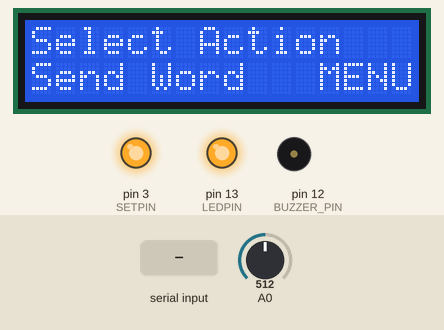
Recording of a sketch running on a simulated Arduino Uno, built with avr-gcc and run on an emulated ATmega328P. Parts: 16×2 character LCD, output pins drawn as LEDs (lit = HIGH), buzzer (waves = sounding). The inputs (shaded band) are chosen by the test bench; at power-on: A0 = 512. What the sketch prints to the serial monitor is not drawn.

Above: at 2.2 s.
2.3 s: A0 set to 592
3.8 s: A0 set to 607
At 6.4 s:
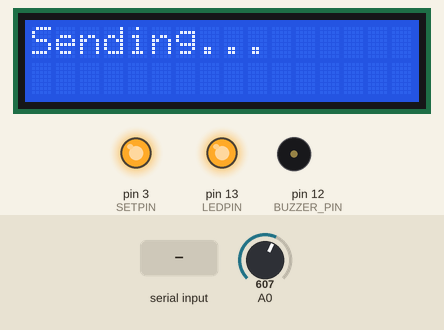
6.5 s: "A" received over the second serial link
At 9.4 s:
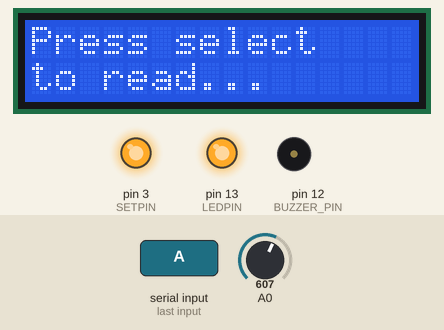
9.5 s: "A" received over the second serial link
At 11.4 s:
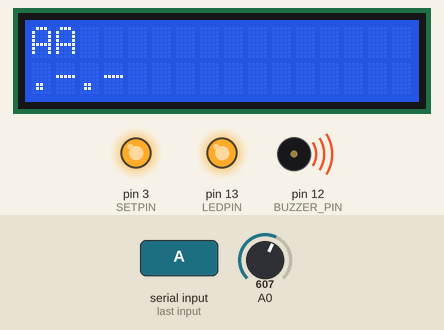
12.5 s: "." received over the second serial link
At 15.42 s:
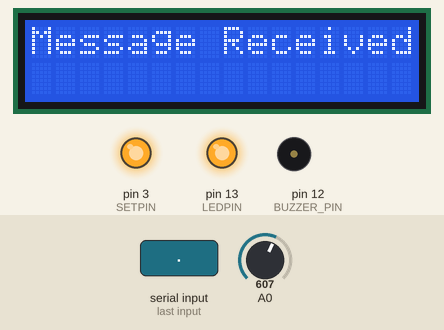
15.5 s: "A" received over the second serial link
At 17.1 s:
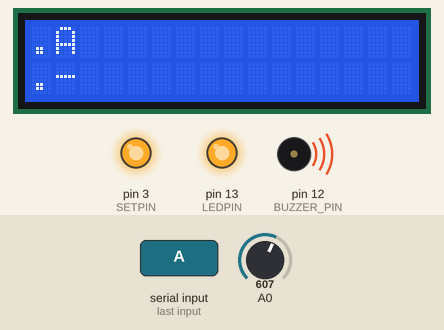
Timing chart, 0 to 19.5 s (numbered marks = the images above; inputs shaded):
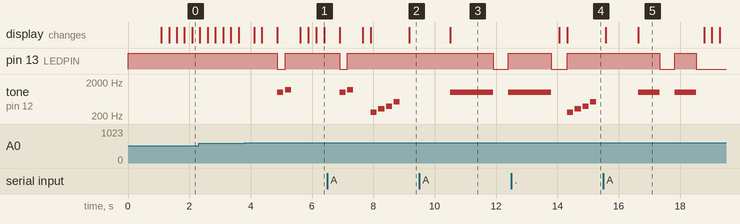

Measured:
- the behaviour switches between 599 and 600 on A0 (found by bisection; images 0 and 1)
- after the input at 3.8 s, pin 13 (LEDPIN): HIGH → LOW after 1.1 s, → HIGH 0.25 s later; tone on pin 12 (BUZZER_PIN): silent → 1000 Hz after 1.1 s, → silent 0.20 s later, → 1200 Hz 0.05 s later, → silent 0.20 s later; the display: first changes after 0.31 s (image 1 shows a later state)
- after the input at 6.5 s, pin 13 (LEDPIN): goes on until 7.2 s, then stays HIGH; the display: first differs from a run without the input after 1.4 s (image 2 shows a later state)
- after the input at 9.5 s, the display: changes after 1.0 s (image 3)
- after the input at 12.5 s, the display: first differs from a run without the input after 1.8 s (image 4)
- after the input at 15.5 s, the display: first differs from a run without the input after 1.1 s (image 5)

The sketch:

178_Final_Project.ino
```cpp
/*******************************************************
178_Final_Project.ino

PROJECT ENIGMA MAIN CODE FILE
********************************************************/

// Include headerfiles
#include "board_setup.h"

// Setup Hardware Components
void setup() {
    // Setup serial momitor and hc12 module
    Serial.begin(9600);
    hc12.begin(9600);

    // Setup lights
    pinMode(SETPIN, OUTPUT);
    pinMode(LEDPIN, OUTPUT);
    digitalWrite(SETPIN, HIGH);
    pinMode(LED_BUILTIN, OUTPUT);
    digitalWrite(LED_BUILTIN, HIGH);

    // Test Serial output and empty hc12 buffer
    Serial.println("print test");
    Serial.flush();

    // Initialize LCD Screen
    lcd->begin(16, 2);
    lcd->clear();
    lcd->setCursor(0, 0);
    lcd->print("Loading...");
    delay(1000);
}

// Main Code Loop
void loop() {
    // Initialize arrays and data structures
    char input[ARR_SIZE] = {END};
    q = CreateQueue();
    root = createBST();
    checkMessages();

    // Swtich case to check for menu selection
    switch (Menu()) {
        delay(250);
    case 1:
        // Case 1: User has selected to input morse code
        if (getCode(input) == EXIT_OK) { // getCode fills input array with desired messsage
            send(q, input); // Send translates input and adds to a queue that gets sorted and sent to other hc12 modules
        }
        break;
    case 2:
        // Case 2: User select to input text
        if (getText(input) == EXIT_OK) { // getText fills inut array with desired message
            send(q, input); // Send translates input and adds to a queue that gets sorted and sent to the other hc12 modules
        }
        break;
    case 3:
        // Case 3: USer selected to setup hc12 by puttin it into AT mode
        lcd->clear();
        lcd->setCursor(0, 0);
        lcd->print("HC12 Setup Mode");
        digitalWrite(SETPIN, LOW);
        Serial.println("HC-12 AT Command Mode Ready");
        while (1) {
            if (Serial.available()) {
                hc12.write(Serial.read());
            }
            if (hc12.available()) {
                Serial.write(hc12.read());
            }
            Check();
            if (button != none && button == select) {
                digitalWrite(SETPIN, HIGH);
                break;
            }
        }
        ReturnToMenu();
    }
}
```

board_setup.cpp
```cpp
/*******************************************************
board_setup.ccp

Menu functions for LCD screem buttons, HC-12 Module, Buzzer and lights
********************************************************/

// Include headerfiles
#include "board_setup.h"
#include "morse.h"

// Declare and intianlize external variables
LiquidCrystal *lcd = new LiquidCrystal(8, 9, 4, 5, 6, 7);
SoftwareSerial hc12(10, 11);
Button button;


void Check() { // Checks button pin and compares value to send return which button was pressed
    int x = analogRead(A0);
    if (x < 60)
        button = right;
    else if (x > 60 && x < 200)
        button = up;
    else if (x > 200 && x < 400)
        button = down;
    else if (x > 400 && x < 600)
        button = left;
    else if (x < 800 && x >= 600)
        button = select;
    else
        button = none;
}

int Menu() { // Scrolls through menu and returns selected option
    int menu_option = 1;

    lcd->clear();
    lcd->setCursor(0, 0);
    lcd->print("Select Action");
    lcd->setCursor(12, 2);
    lcd->print("MENU");
    lcd->setCursor(0, 1);
    lcd->print("Send Code");

    while (1) {
        checkMessages();
        Check();
        lcd->setCursor(0, 1);
        if (button != none) {
            if (button == right || button == up) {
                menu_option++;
                if (menu_option > 3)
                    menu_option = 1;
            } else if (button == left || button == down) {
                menu_option--;
                if (menu_option < 1)
                    menu_option = 3;
            } else if (button == select) {
                delay(250);
                return menu_option;
            }
            lcd->setCursor(0, 1);
            switch (menu_option) {
            case 1:
                lcd->print("Send Code ");
                break;
            case 2:
                lcd->print("Send Word ");
                break;
            case 3:
                lcd->print("HC12 Setup");
                break;
            }
            delay(250);
        }
    }
}

int getCode(char text[]) { // Gets morse code from user through LCD screen and fills array with message
    int current_value = 0, cursor_pos = 0;
    int code[ARR_SIZE] = {0};
    lcd->clear();
    lcd->setCursor(0, 0);
    lcd->print("Enter Morse Code:");
    lcd->setCursor(cursor_pos, 1);
    lcd->cursor();
    while (1) {
        Check();
        if (button != none) {
            if (button == up) {
                current_value++;
                if (current_value > 3)
                    current_value = 0;
                code[cursor_pos] = current_value;

            } else if (button == down) {
                current_value--;
                if (current_value < 0)
                    current_value = 3;
                code[cursor_pos] = current_value;

            } else if (button == right) {
                cursor_pos++;
                current_value = code[cursor_pos];

            } else if (button == left) {
                cursor_pos--;

                if (cursor_pos < 0)
                    cursor_pos = 0;
                current_value = code[cursor_pos];

            } else if (button == select) {
                delay(250);
                lcd->noCursor();
                return EXIT_OK;
            }
            lcd->setCursor(cursor_pos, 1);
            delay(250);
            switch (current_value) {
            case 0: // SPACE
                lcd->print(" ");
                text[cursor_pos] = SPACE;
                break;
            case 1: // DASH
                lcd->print("-");
                text[cursor_pos] = DASH;
                break;
            case 2: // DOT
                lcd->print(".");
                text[cursor_pos] = DOT;
                break;
            case 3: // END
                lcd->print("0");
                text[cursor_pos] = WORDEND;
                break;
            }
            lcd->setCursor(cursor_pos, 1);
            delay(250);
        }
    }
}

int getText(char text[]) { // Gets text from user through LCD screen and fills array with message
    int current_value = 64, cursor_pos = 0;
    int code[ARR_SIZE];
    for (int i = 0; i < ARR_SIZE; i++) {
        code[i] = 64;
    }
    lcd->clear();
    lcd->setCursor(0, 0);
    lcd->print("Enter Sentance:");
    lcd->setCursor(cursor_pos, 1);
    lcd->cursor();

    while (1) {
        Check();
        if (button != none) {
            if (button == up) { // Increase Letter
                current_value++;
                if (current_value > 90)
                    current_value = 64;
                code[cursor_pos] = current_value;
            } else if (button == down) { // Decrease Letter
                current_value--;
                if (current_value < 64)
                    current_value = 90;
                code[cursor_pos] = current_value;
            } else if (button == right) {  // Move Right
                cursor_pos++;
                current_value = code[cursor_pos];
            } else if (button == left) { // Move Left
                cursor_pos--;
                if (cursor_pos < 0)
                    cursor_pos = 0;
                current_value = code[cursor_pos];
            } else if (button == select) { // Send Message
                delay(250);
                lcd->noCursor();
                return EXIT_OK;
            }
            lcd->setCursor(cursor_pos, 1);
            delay(250);
            switch (current_value) {
            case 64: // SPACE
                lcd->print(" ");
                text[cursor_pos] = SPACE;
                break;
            case 'A' ... 'Z': // LETTER
                char letter = (char)current_value;
                lcd->print(letter);
                text[cursor_pos] = current_value;
                break;
            }
            lcd->setCursor(cursor_pos, 1);
            delay(250);
        }
    }
}

int receive() { // Function to recive message from hc12 module and sort it back into a readable form
    int pressed = 0;
    int endofString = 0;
    String receivedData;
    char received[ARR_SIZE];
    int processedData[ARR_SIZE] = {END};
    char code[ARR_SIZE] = {END};
    char word[ARR_SIZE] = {END};

    lcd->clear();
    lcd->setCursor(0, 0);
    lcd->print("Message Received! :)");
    Serial.println("Message Received");
    playReceiveTone();
    delay(250);
    lcd->clear();
    lcd->setCursor(0, 0);
    lcd->print("Press select");
    lcd->setCursor(0, 1);
    lcd->print("to read...");

    while (1) {
        Check();
        if (button != none) {
            if (button == select && !pressed) {
                delay(50);
                receivedData += hc12.readString(); // Collect message from hc12
                Serial.println(receivedData);
                receivedData.toCharArray(received, ARR_SIZE);
                for (int i = 0; i < ARR_SIZE; i++) { // Sort data into int array
                    processedData[i] = (int)received[i];
                }
                toMorse(code, word, processedData); // Translate data into mors code and text

                // Output arrays to LCD
                lcd->clear();
                for (int i = 0; i < ARR_SIZE && word[i] != END; i++) {
                    lcd->setCursor(i, 0);
                    lcd->print(word[i]);
                    Serial.print(word[i]);
                    Serial.print("->");
                }
                for (int i = 0; i < ARR_SIZE && code[i] != END; i++) {
                    lcd->setCursor(i, 1);
                    lcd->print(code[i]);
                    Serial.print(code[i]);
                    Serial.print(">");
                }
                LEDBuzzerMap(code);
                delay(500);
                pressed = 1;
            } else if (button == select && pressed) { // Exit message if select is pressed
                break;
            }
        }
    }
    LEDBuzzerMap(code);
    delay(250);
    ReturnToMenu();
}

void send(Queue *queue, char text[]) { //Function that sorts through queue and sends message to hc12 modules
    String send;
    lcd->clear();
    lcd->setCursor(0, 0);
    lcd->print("Sending...");
    delay(500);
    toNum(text, queue);
    printQ(queue);

    pItem temp = queue->front;
    int counter = 0;
    while (queue->count > counter) { // Sort queue into string to send to hc12
        for (int i = 0; i < ARR_SIZE && temp->word[i] != END; i++) {
            send += (char)temp->word[i];
        }
        send += ' ';
        counter++;
        temp = temp->next;
    }
    send += '\0';
    DequeueAll(q);
    hc12.println(send);
    Serial.print(send);
    Serial.print(" ");
    lcd->clear();
    lcd->print("Message sent!");
    playSendTone();
    delay(500);
    ReturnToMenu();
    free(temp);
}

void checkMessages() { // Checks if a message is available
    if (hc12.available()) {
        Serial.println("Message Available");
        receive();
    } else {
        return;
    }
}

void ReturnToMenu() { // Returns user to menu options
    lcd->setCursor(0, 1);
    lcd->print("Return to MENU");
    while (true) {
        Check();
        if (button == select) {
            delay(250);
            int menu_option = 1;
            lcd->clear();
            lcd->setCursor(0, 0);
            lcd->print("Select Action");
            lcd->setCursor(12, 2);
            lcd->print("MENU");

            lcd->setCursor(0, 1);
            lcd->print("Send Code");
            break;
        }
    }
}

void LEDBuzzerMap(char code[]) { // Outputs morse code to buzzer and light

    for (int i = 0; i < ARR_SIZE && code[i] != END; i++) {
        if (code[i] == '.') {
            tone(BUZZER_PIN, 1000, 200);
            digitalWrite(LEDPIN, HIGH);
            delay(200);
            digitalWrite(LEDPIN, LOW);
        }
        if (code[i] == '-') {
            tone(BUZZER_PIN, 1000, 500);
            digitalWrite(LEDPIN, HIGH);
            delay(500);
            digitalWrite(LEDPIN, LOW);
        }
    }
}

void playSendTone() { // Plays send noise and flashes light when a message is sent
    tone(BUZZER_PIN, 1000, 200);
    digitalWrite(LED_BUILTIN, LOW);
    delay(250);
    tone(BUZZER_PIN, 1200, 200);
    digitalWrite(LED_BUILTIN, HIGH);
}

void playReceiveTone() { // Plays receive noise and flashes light when a message is received
    int melody[] = {262, 330, 392, 523};
    for (int i = 0; i < 4; i++) {
        digitalWrite(LED_BUILTIN, LOW);
        tone(BUZZER_PIN, melody[i], 200);
        digitalWrite(LED_BUILTIN, HIGH);
        delay(250);
    }
}
```

board_setup.h
```cpp
/*******************************************************
board_setup.h

Header File for board_setup.ccp
********************************************************/

// Header file initialization
#ifndef BOARD_SETUP_H_
#define BOARD_SETUP_H_

#define BUZZER_PIN 12
#define SETPIN 3
#define LEDPIN 13

// Include Libraries
#include <Arduino.h>
#include <LiquidCrystal.h>
#include <SoftwareSerial.h>
#include <Wire.h>
#include <stdio.h>

// Include headerfiles
#include "morse.h"

// Declare button types
enum Button { none,
              right,
              left,
              up,
              down,
              select };
extern Button button;

// Declare external accesible objects
extern SoftwareSerial hc12;
extern LiquidCrystal *lcd;

// Function Decleration
void Check();

int Menu();

int getCode(char text[]);

int getText(char text[]);

int receive();

void send(Queue *queue, char text[]);

void checkMessages();

void ReturnToMenu();

void LEDBuzzerMap(char code[]);

void playSendTone();

void playReceiveTone();

// Close Header File
#endif
```

bst.cpp
```cpp
/*******************************************************
bst.ccp

Initilization, creation and searching of the Morse Code Translation BST
********************************************************/

// Include headerfiles
#include "bst.h"
#include "morse.h"

// Include Libraries
#include <Arduino.h>
#include <stdio.h>

// Initialize Root Node
pNode root = NULL;

pNode createBST() { // Create and allocate root node
    pNode root = (pNode)malloc(sizeof(Node));
    root->letter = -1;
    root->dot = NULL;
    root->dash = NULL;
    buildBST(root, 0);
    fillBST(root);
    return root;
}

pNode buildBST(pNode current, int depth) { // Build empty BST
    if (depth == DEPTH) { // Add nodes until depth is reached
        return current;
    }

    pNode tempDot = (pNode)malloc(sizeof(Node));
    pNode tempDash = (pNode)malloc(sizeof(Node));

    tempDot->letter = END;
    tempDot->dot = NULL;
    tempDot->dash = NULL;

    tempDash->letter = END;
    tempDash->dot = NULL;
    tempDash->dash = NULL;

    // Recursivly add the next node to the tree
    current->dot = buildBST(tempDot, depth + 1);
    current->dash = buildBST(tempDash, depth + 1);

    return current;
}

void addNode(int row, int depth, pNode current) { // Fill in a node in the BST
    // Recursivly call the add function to asign the letter when it reaches the end of the code
    if (translation[row][depth + 1] == WORDEND) { // Check if the morse code is at its finished length
        current->letter = translation[row][0];
    } else if (translation[row][depth + 1] == DASH) { // Check if the code is a DASH
        addNode(row, depth + 1, current->dash);
    } else if (translation[row][depth + 1] == DOT) { // Check if the code is a DOT
        addNode(row, depth + 1, current->dot);
    }
}

void fillBST(pNode root) { // Traverse translation array and call add node to add each letter to tree
    for (int row = 0; row < 26; row++) {
        addNode(row, 0, root);
    }
}

pNode letterSearch(int code[], int depth, pNode current) { // Search BST for a letter based on morse code
    // Recursivly call function to search for letter based on the inputed code
    if (code[depth] == DASH) {
        return letterSearch(code, depth + 1, current->dash);
    } else if (code[depth] == DOT) {
        return letterSearch(code, depth + 1, current->dot);
    } else {
        return current;
    }
}

int codeSearch(pNode current, int target) { // Search BST to find morse code (path to letter)
    // Recursivly call function to search for letter while pushing and popping path in stack
    if (!current)
        return 0;
    if (current->letter == target)
        return 1;
    push(DOT);
    if (codeSearch(current->dot, target))
        return 1;
    pop();
    push(DASH);
    if (codeSearch(current->dash, target))
        return 1;
    pop();
    return 0;
}
```

bst.h
```cpp
/*******************************************************
bst.h

header file for bst.ccp
********************************************************/

// Header file initialization
#ifndef BST_H_
#define BST_H_

// Include Libraries
#include <stdio.h>

// Include headerfiles
#include "morse.h"

// Global Variable Definition
#define DEPTH 4

// Define BST Node Structure
typedef struct node {
    int letter;
    struct node *dash;
    struct node *dot;
} Node, *pNode;

// Declare external node
extern pNode root;

// Function Decleration
pNode createBST();

pNode buildBST(pNode current, int depth);

void addNode(int row, int depth, pNode current);

void fillBST(pNode root);

pNode letterSearch(int code[], int depth, pNode current);

int codeSearch(pNode current, int target);

// Close Header File
#endif
```

Source omitted: morse.cpp (5495 bytes), morse.h (964 bytes), queue.cpp (2053 bytes), queue.h (901 bytes)
